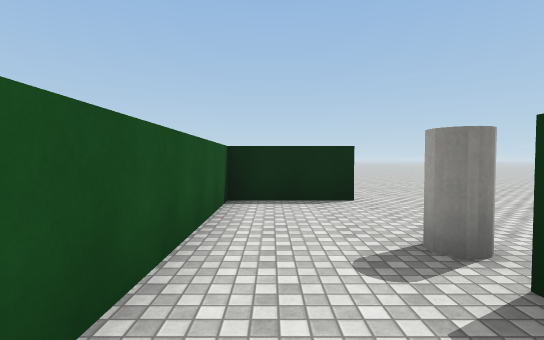
view 1 (above)

16 first-person views from a walk through a Unity game level. The camera is 1.5 m above the floor, tilts 2° down and sees 85° across. The floor is counted in squares, 2 m on a side. Each view is taken from the middle of a square. On the plan, view 1 faces up. The plan holds only what a view shows up to about 10 squares ahead; the rest is blank. The place goes on beyond the plan. The player is left out. Some animated figures are left out. Surface patterns are stand-ins for the level's own textures.

view 2
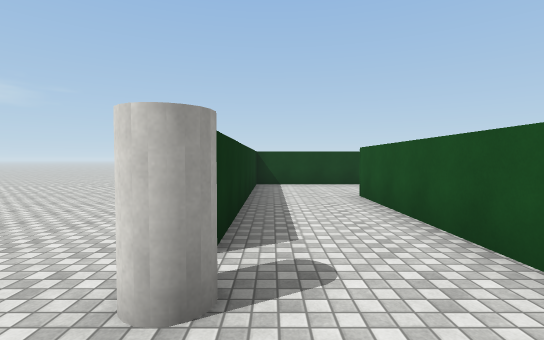

view 3
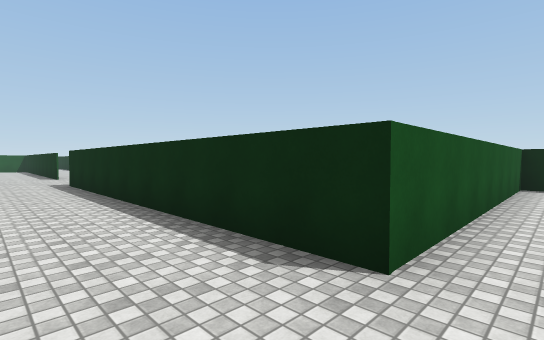

view 4
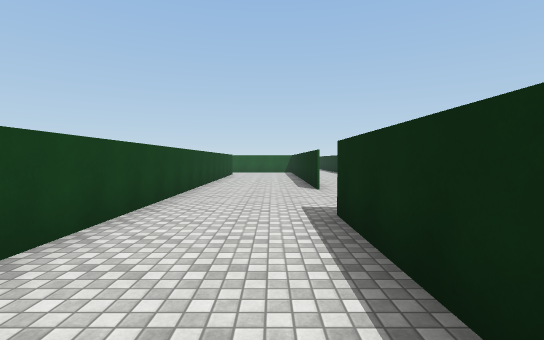

view 5
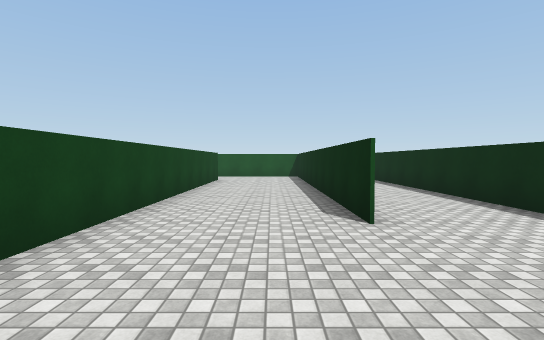

view 6
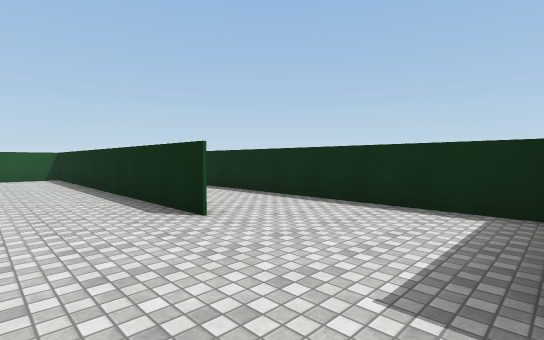

view 7
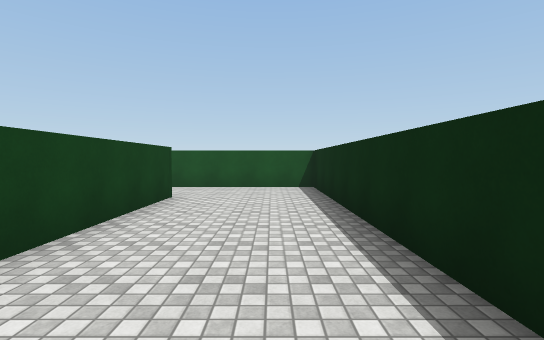

view 8
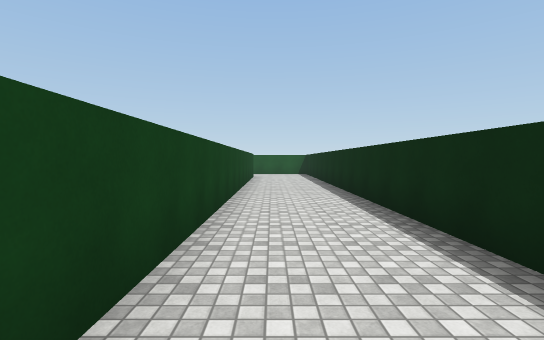

view 9
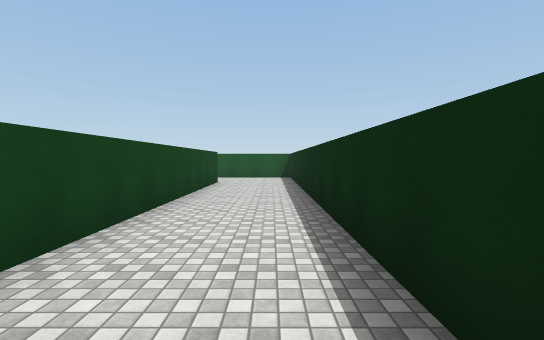

view 10
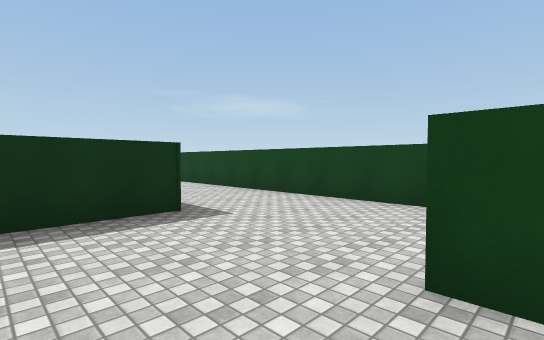

view 11
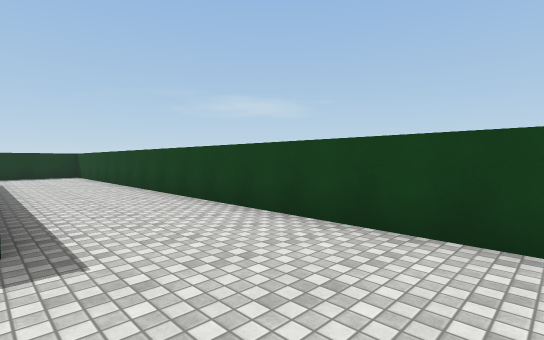

view 12
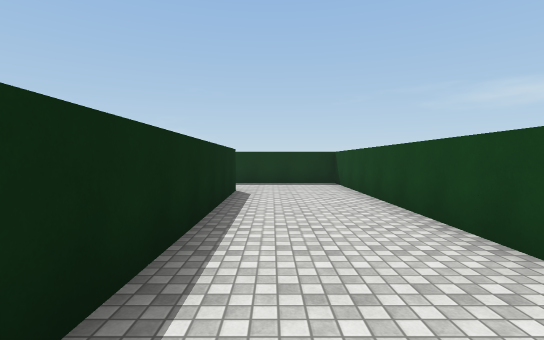

view 13
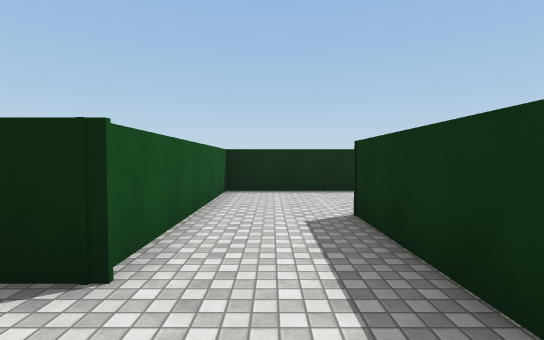

view 14
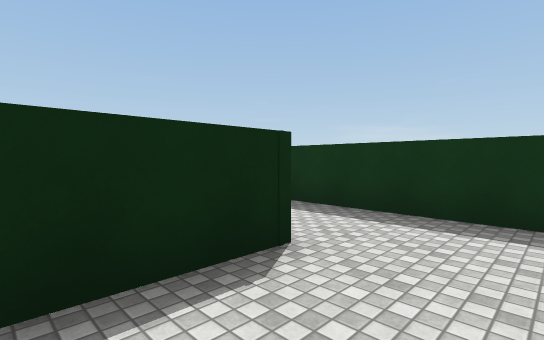

view 15
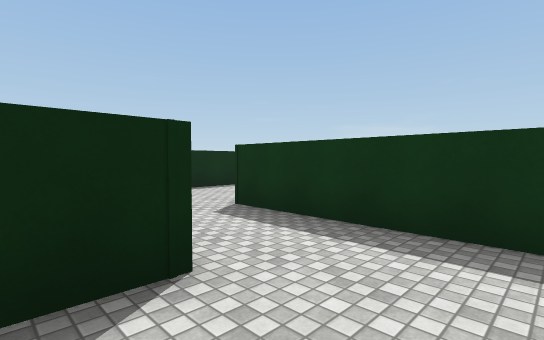

view 16
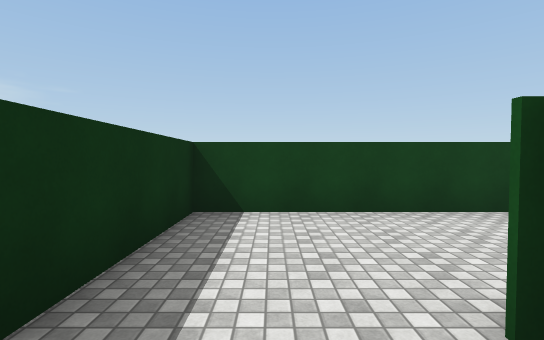

### Floor plan
Points are (right, up) in squares from view 1. A wall is a line through its corners. A room is listed if a view was taken in it or the views show most of it. See-through windows are left out.
Room 1 (views 1, 3, 4, 5, 6, 7, 8, 9, 10, 11, 12)
walls: (-13.4, -1.9) (-23.1, -1.9) (-23.1, -4.6); (-14, -1.8) (-13.4, -1.8); (-10.1, 0.8) (-25.5, 0.8); (-20.9, -5) (1.5, -5) (1.5, 1.8); (-25.5, -1.8) (-15.8, -1.8); (-0.8, 1.4) (-0.8, -2.1) (-10, -2.1) (-10, -0.1)
ways out: opening at (0, 2) to room 2; opening at (-22, -5) to room 3
Room 2 (view 2)
walls: (1.6, 5.4) (-0.8, 5.4) (-0.8, 1.4)
ways out: opening at (0, 2) to room 1
objects: cylinder (2, 2)
Room 3 (views 13, 14, 15, 16)
walls: (-25.5, -10.2) (-20.9, -10.2) (-20.9, -5); (-23.1, -4.6) (-23.1, -7.2) (-25, -7.2)
ways out: opening at (-22, -5) to room 1

Where each view was taken, in squares from view 1:
view 1: 0 up, 0 right, facing up
view 2: 4 up, 1 right, facing down
view 3: 4 down, 0 right, facing up-left
view 4: 3 down, 6 left, facing left
view 5: 3 down, 10 left, facing left
view 6: 4 down, 10 left, facing up-left
view 7: 3 down, 15 left, facing left
view 8: 1 down, 15 left, facing left
view 9: 0 up, 18 left, facing left
view 10: 0 up, 14 left, facing down-right
view 11: 2 down, 13 left, facing down-right
view 12: 3 down, 8 left, facing right
view 13: 9 down, 22 left, facing up
view 14: 9 down, 25 left, facing up-right
view 15: 9 down, 24 left, facing up-right
view 16: 6 down, 22 left, facing down
